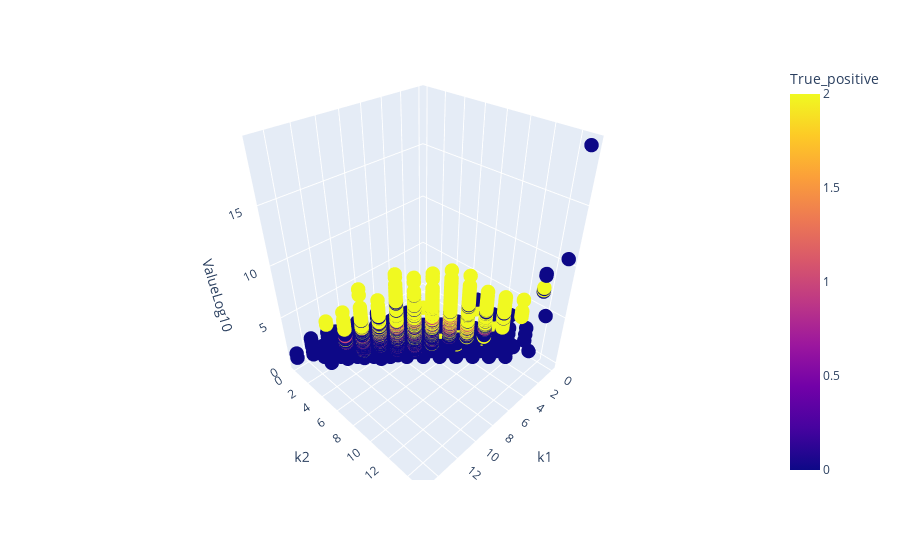

Source (notebook cell):
### Code cell
import plotly.express as px

fig = px.scatter_3d(db, x='k1', y='k2', z='ValueLog10',
              color='True_positive')
fig.update_traces(marker_size = 5)
fig.show()

### Figure 1 — Plotly figure (JSON) as saved in the notebook; plotly's stock layout.template omitted (floating-point values rounded to 4 significant figures; data arrays with more than 128 entries replaced by an {"elided": "..."} marker saying what was removed)
{"data": [{"hovertemplate": "k1=%{x}<br>k2=%{y}<br>ValueLog10=%{z}<br>True_positive=%{marker.color}<extra></extra>", "legendgroup": "", "marker": {"color": {"elided": "19812 int values"}, "coloraxis": "coloraxis", "size": 5, "symbol": "circle"}, "mode": "markers", "name": "", "scene": "scene", "showlegend": false, "type": "scatter3d", "x": {"elided": "19812 int values"}, "y": {"elided": "19812 int values"}, "z": {"elided": "19812 float values"}}], "layout": {"coloraxis": {"colorbar": {"title": {"text": "True_positive"}}, "colorscale": [[0, "#0d0887"], [0.1111, "#46039f"], [0.2222, "#7201a8"], [0.3333, "#9c179e"], [0.4444, "#bd3786"], [0.5556, "#d8576b"], [0.6667, "#ed7953"], [0.7778, "#fb9f3a"], [0.8889, "#fdca26"], [1, "#f0f921"]]}, "legend": {"tracegroupgap": 0}, "margin": {"t": 60}, "scene": {"domain": {"x": [0, 1], "y": [0, 1]}, "xaxis": {"title": {"text": "k1"}}, "yaxis": {"title": {"text": "k2"}}, "zaxis": {"title": {"text": "ValueLog10"}}}}}
